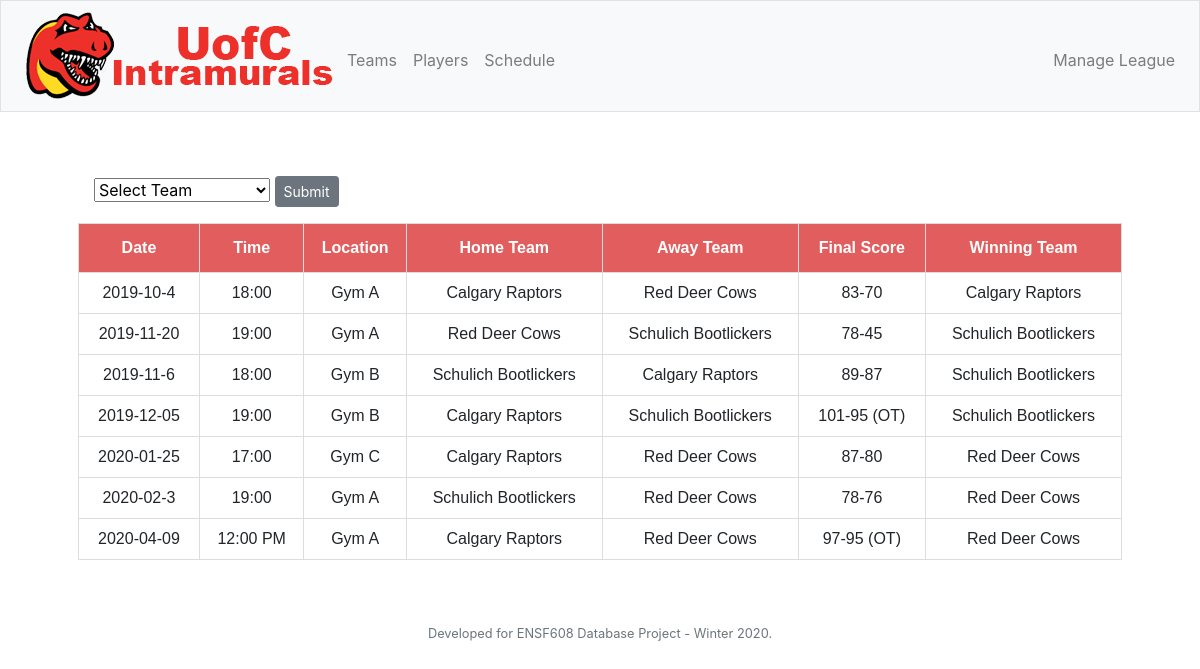
The app's page /schedule with its own data.
### tables this page shows
CREATE TABLE "Game" (
	"game_id"	INTEGER NOT NULL PRIMARY KEY AUTOINCREMENT UNIQUE,
	"schedule_id"	INTEGER NOT NULL,
	"date"	TEXT,
	"time"	TEXT,
	"location"	TEXT,
	"home_id"	INTEGER NOT NULL,
	"away_id"	INTEGER NOT NULL,
	"ref_id"	INTEGER NOT NULL,
	"winner_id"	INTEGER,
	"loser_id"	INTEGER,
	"score"	TEXT DEFAULT 'Score TBD'
);

CREATE TABLE "Team" (
	"team_id"	INTEGER NOT NULL PRIMARY KEY AUTOINCREMENT UNIQUE,
	"team_name"	TEXT,
	"roster_id"	INTEGER
);

### app/routes.py (the view, shortened to what this page needs)
@app.route('/schedule', methods = ['GET', 'POST'])
def schedule():
    selected=''
    team_names = get_teams()
    games_query = "SELECT Game.date, Game.time, Game.location, HomeTeam.team_name as home_team, \
                AwayTeam.team_name as away_team, WinTeam.team_name as win_team, Game.score\
                FROM Game\
                LEFT JOIN Team as HomeTeam ON Game.home_id = HomeTeam.team_id\
                LEFT JOIN Team as AwayTeam on Game.away_id = AwayTeam.team_id\
                LEFT JOIN Team as WinTeam on Game.winner_id = WinTeam.team_id"
    order_query = "\nORDER BY Game.date, Game.time"
    games = db.execute(games_query + order_query)
    return render_template("schedule.html", teams=team_names, games=games, selection=selected)

### app/routes.py (called while the page is built)
@app.after_request
def after_request(response):
    response.headers["Cache-Control"] = "no-cache, no-store, must-revalidate"
    response.headers["Expires"] = 0
    response.headers["Pragma"] = "no-cache"
    return response

def get_teams():
    team_names = db.execute(
        "SELECT Team.team_name, Team.roster_id\
            FROM Team\
                ORDER BY Team.team_name"
    )
    return team_names

### app/templates/schedule.html (shortened to what this page needs)
{% extends "layout.html" %}
{% block main %}
<div class="p-3 text-left">
  <form name="Team" method="post" action="#">
    <select name="Team">
      {% if selection=='' %}
        <option value="NULL"> Select Team</option>
      {% else %}
        <option value="{{selection}}">{{selection}}</option>
        <option value="View all">View all</option>
      {% endif %}
    </select>
    <button type="submit" class="btn btn-secondary btn-sm">Submit</button>
  </form>
</div>
<table id="table" class="table">
  <thead>
    <tr>
      <th scope="col">Date</th>
      <th scope="col">Time</th>
      <th scope="col">Location</th>
      <th scope="col">Home Team</th>
      <th scope="col">Away Team</th>
      <th scope="col">Final Score</th>
      <th scope="col">Winning Team</th>
    </tr>
  </thead>
  <tbody>
    {%for game in games%}
      <tr>
        <td>{{game['date']}}</td>
        <td>{{game['time']}}</td>
        <td>{{game['location']}}</td>
        <td>{{game['home_team']}}</td>
        <td>{{game['away_team']}}</td>
        <td>{{game['score']}}</td>
        <td>{{game['win_team']}}</td>
      </tr>
    {%endfor%}
  </tbody>
</table>
{% endblock %}

### app/static/styles.css (style rules this page uses)
#table { font-family: "Trebuchet MS", Arial, Helvetica, sans-serif; border-collapse: collapse; width: 100%; }
#table td, #table th { border: 1px solid #ddd; padding: 8px; }
#table th { padding-top: 12px; padding-bottom: 12px; text-align: center; background-color: #E25E5E; color: white; }
@media (min-width: 568px) { html, body { height: 100%; } }
@media (min-width: 568px) { .left-part, form { flex: 1; height: auto; } }

### records on screen
Game: date "2019-10-4", time "18:00", location "Gym A", home_team "Calgary Raptors", away_team "Red Deer Cows", score "83-70", win_team "Calgary Raptors"
Game: date "2019-11-20", time "19:00", location "Gym A", home_team "Red Deer Cows", away_team "Schulich Bootlickers", score "78-45", win_team "Schulich Bootlickers"
Game: date "2019-11-6", time "18:00", location "Gym B", home_team "Schulich Bootlickers", away_team "Calgary Raptors", score "89-87", win_team "Schulich Bootlickers"
Game: date "2019-12-05", time "19:00", location "Gym B", home_team "Calgary Raptors", away_team "Schulich Bootlickers", score "101-95 (OT)", win_team "Schulich Bootlickers"
Game: date "2020-01-25", time "17:00", location "Gym C", home_team "Calgary Raptors", away_team "Red Deer Cows", score "87-80", win_team "Red Deer Cows"
Game: date "2020-02-3", time "19:00", location "Gym A", home_team "Schulich Bootlickers", away_team "Red Deer Cows", score "78-76", win_team "Red Deer Cows"
Game: date "2020-04-09", time "12:00 PM", location "Gym A", home_team "Calgary Raptors", away_team "Red Deer Cows", score "97-95 (OT)", win_team "Red Deer Cows"
